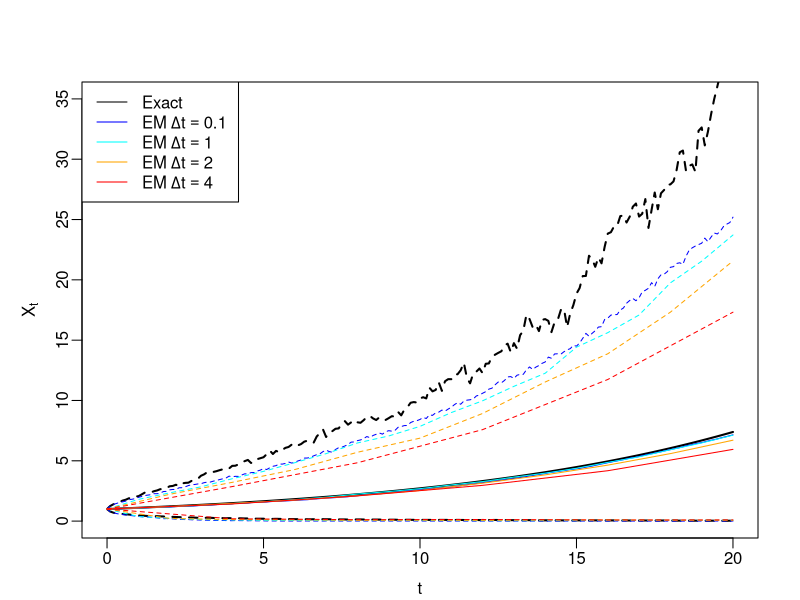

Recreate this plot in R.
set.seed(123)

discretise_time <- function(end_time,delta_t){
  return(seq(from = 0, to = end_time, by = delta_t))
}

GBM_exact <- function(end_time=1, delta_t, x0=1, mu, sigma_sq){
  X <- vector(length = end_time/delta_t+1)
  if (x0 > 0 ){
    X[1] <- x0
  }
  else{
    warning("can't intialise with x0 <= 0")
  }
  for (i in 2:length(X)){
    X[i] <- rlnorm(1,
                   log(X[i-1])+(mu-sigma_sq/2)*delta_t,
                   sqrt(sigma_sq*delta_t))
                   #use sd not variance
  }
  return(X)
}

GBM_EM <- function(end_time=1, delta_t, x0=1, mu, sigma_sq){
  X <- vector(length = end_time/delta_t+1)
  if (x0 != 0 ){
    X[1] <- x0
  }
  else{
    warning("can't intialise with x0 = 0 as can't evaluate log of 0")
  }
  for (i in 2:length(X)){
    X[i] <- abs(rnorm(1,
                  X[i-1]+mu*X[i-1]*delta_t,
                  sqrt(sigma_sq*X[i-1]*delta_t)))
    #Adding absolute value is effectively a reflecting barrier at 0
  }
  return(X)
}

matrix_of_runs <- function(is_exact,iters,end_time, delta_t,x0,mu,sigma_sq){
  mat <- matrix(nrow=iters,ncol = end_time/delta_t+1)
  for (i in 1:iters){
    if (is_exact){
      mat[i,] <- GBM_exact(end_time,delta_t,x0,mu,sigma_sq)
    }
    else{
      mat[i,] <- GBM_EM(end_time,delta_t,x0,mu,sigma_sq)
    }
  }
  return(mat)
}


exact_mat20 <- matrix_of_runs(TRUE,1000,20,0.001,1,0.1,0.2)
em_0.1 <- matrix_of_runs(FALSE,1000,20,0.1,1,0.1,0.2)
em_1 <- matrix_of_runs(FALSE,1000,20,1,1,0.1,0.2)
em_2 <- matrix_of_runs(FALSE,1000,20,2,1,0.1,0.2)
em_4 <- matrix_of_runs(FALSE,1000,20,4,1,0.1,0.2)

#output_dir <- "C:\\Users\\qnkp75\\OneDrive - Durham University\\Course\\Project IV\\Plots"
output_dir <- "C:\\Users\\HP\\OneDrive - Durham University\\Course\\Project IV\\Plots"
pdf(file=file.path(output_dir, "Discretisation comparison.pdf"), onefile=F, width = 5, height = 5) 


par(mfrow = c(1,1),mar = c(3.1, 4.1, 4.1, 2.1), oma = c(0,0,0,0), mgp = c(2, 0.5, 0))
mean_traj_exact<- exp(0.1*0.1*0:200)
lower_quantile_exact <- apply(exact_mat20[,1+0:200*100],2,quantile, probs = 0.05)
upper_quantile_exact <- apply(exact_mat20[,1+0:200*100],2,quantile, probs = 0.95)
plot(ts(mean_traj_exact, start = 0,deltat = 0.1),ylim = c(0,35),col = "black", xlab = "t", ylab = expression(X[t]), main = "", xlim = c(0,20), lwd = 2)
lines(ts(lower_quantile_exact,start = 0,deltat = 0.1),col = "black", lty =2, lwd =2)
lines(ts(upper_quantile_exact, start = 0, deltat = 0.1),col = "black",lty =2, lwd =2)
mat_list <- list(
  em_0.1 = em_0.1, 
  em_1 = em_1, 
  em_2 = em_2, 
  em_4 = em_4
)

for (name in names(mat_list)) {
  col <- switch(name,
                "em_0.1"= "blue",
                "em_1"="cyan",
                "em_2" ="orange",
                "em_4" = "red")
  delta_t <- switch(name,
                    "em_0.1"= 0.1,
                    "em_1"=1,
                    "em_2" =2,
                    "em_4" = 4)
  lines(ts(apply(mat_list[[name]], 2, mean), start = 0, deltat = delta_t),col = col)
  lines(ts(apply(mat_list[[name]], 2, quantile, probs = 0.05),start = 0,deltat = delta_t),col = col,lty=2)
  lines(ts(apply(mat_list[[name]], 2, quantile, probs = 0.95),start = 0,deltat = delta_t),col = col,lty=2)
}
legend("topleft", 
       legend = c("Exact", 
                  expression(EM ~ Delta * t == 0.1), 
                  expression(EM ~ Delta * t == 1), 
                  expression(EM ~ Delta * t == 2), 
                  expression(EM ~ Delta * t == 4)), 
       col = c("black", "blue", "cyan", "orange", "red"), 
       lty = 1,
       text.width = max(strwidth(c("Exact", "EM Δt = 0.1", "EM Δt = 1", "EM Δt = 2", "EM Δt = 4"))))

dev.off()
